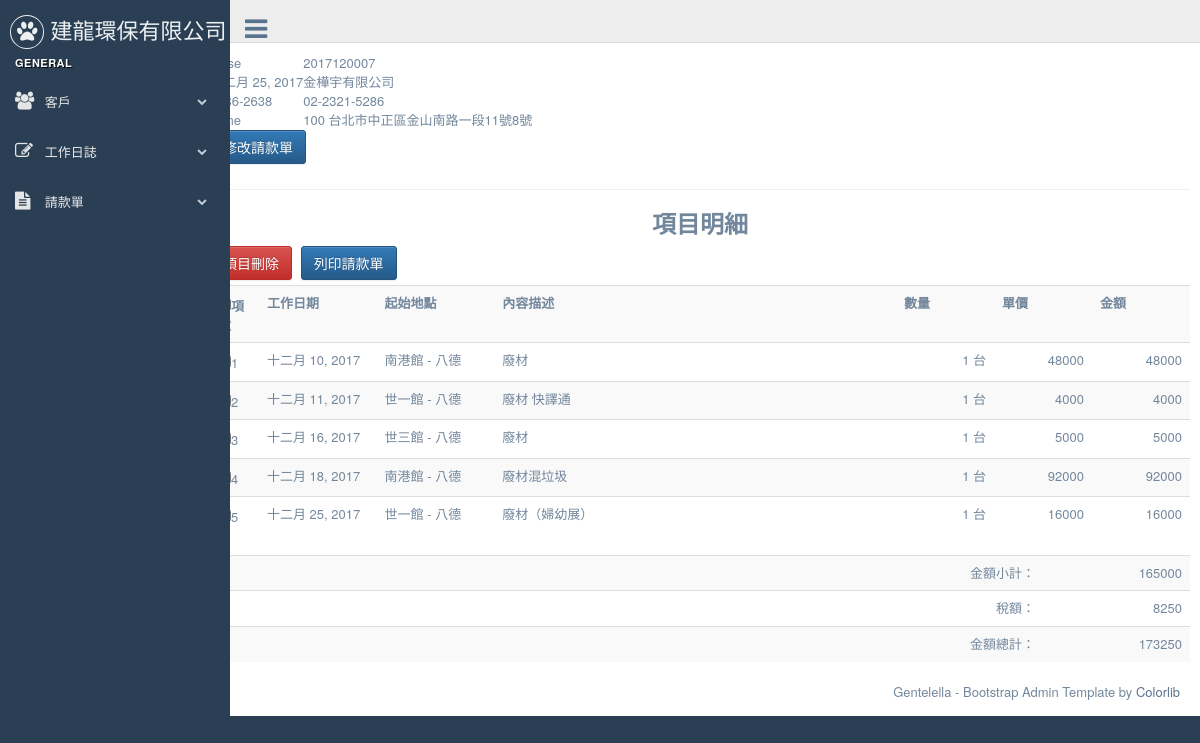
Page /bills/63/ on the committed database.
### bills/models.py (models this page shows, shortened)
class Bill(models.Model):
    customer = models.ForeignKey(Customer, on_delete=models.CASCADE)
    bill_number = models.CharField(max_length=12, null=True, blank=True, unique=True)
    ord_date = models.DateField(default=timezone.now) #請款日期
    created = models.DateTimeField(auto_now_add=True)
    updated = models.DateTimeField(auto_now=True)
    objects = BillNumberManager()
    is_valid = models.BooleanField(default=False, verbose_name="單據作廢")# True代表此單據作廢
    paied = models.BooleanField(default=False,verbose_name="已付款")# True代表此單據已付款
    class Meta:
        ordering = ('-created',)
    def get_total_amount(self):
        total =  sum( int(obj.item.get_amount()) for obj in self.billitem_set.all())
        return total
    def get_tax_amount(self):
        return int(float(self.get_total_amount()) * 0.05)
    def get_grand_amount(self):
        return sum( (self.get_total_amount(), self.get_tax_amount()))
    def get_absolute_url(self):
        return reverse('bills:bill_detail', kwargs={"pk": self.id} )

class BillItem(models.Model):
    bill = models.ForeignKey(Bill)
    item = models.ForeignKey(Dailylog,  on_delete=models.CASCADE,related_name='bill_items')
    class Meta:
        ordering = ( 'item', )

### customers/models.py (models this page shows, shortened)
class Customer(models.Model):
    title = models.CharField(max_length=36, null=False, blank=False, verbose_name='客戶名稱')
    unikey = models.CharField(  max_length=12,null=True, blank=True, verbose_name='統一編號' )
    address = models.CharField( max_length=100, null=True, blank=True, verbose_name='地址')
    phone = models.CharField(max_length=20, null=True, blank=True, verbose_name='電話')
    faxno = models.CharField(max_length=20, null=True, blank=True, verbose_name='傳真')
    invalid = models.BooleanField(default=False, verbose_name='停用')
    create_at = models.DateTimeField(auto_now_add=True, auto_now =False)
    modify = models.DateTimeField(auto_now_add=False, auto_now =True)
    def __str__(self):
        return self.title

### dailywork/models.py (models this page shows, shortened)
class Dailylog(models.Model):
	work_date = models.DateField( default=timezone.now )
	customer = models.ForeignKey(Customer)
	start_at = models.CharField(  max_length=20, null=False, blank=False )
	end_with = models.CharField(  max_length=20, null=False, blank=False )
	opreateDesc = models.CharField(max_length=20, blank=False, null=False)
	quantity = models.DecimalField( max_digits=10, decimal_places=0)
	uom = models.ForeignKey(Uom)
	uniprice = models.DecimalField( max_digits=10, decimal_places=0)
	notes = models.TextField(blank=True, null=True)
	payrequest = models.BooleanField(default=False, verbose_name='已請款')    # 是否已請款
	is_freecharge = models.BooleanField(default=False, verbose_name='免費項目')    # 是否爲免費項目, 如果為免費項目則在未請款清單是不會顯示的
	bill_number = models.CharField(  max_length=20, null=True, blank=True )
	invalid = models.BooleanField(default=False, verbose_name='項目作廢')
	create_at = models.DateTimeField( auto_now_add=True, auto_now=False)
	modify = models.DateTimeField( auto_now_add=False, auto_now=True)
	objects = DailylogManager()
	def get_amount(self):
		return self.quantity * self.uniprice

class Uom(models.Model):
	descriotion =  models.CharField(  max_length=20, null=False, blank=False )
	def __str__(self):
		return self.descriotion

### bills/views.py (the view)
# urls.py: url(r'^(?P<pk>\d+)/$', BillDetail.as_view( template_name ='bills/bill_detail.html'), name="bill_detail"  ),
class BillDetail(DetailView):
    model = Bill

### templates/bills/bill_detail.html (shortened to what this page needs)
{% extends "base.html" %}
{% load humanize %}
{% load l10n %}
{% block content %}
<table >
  <tr>
    <td>{{ bill.is_valid }}</td>
    <td>{{ bill.bill_number }}</td>
  </tr>
  <tr>
    <td>{{ bill.ord_date }}</td>
    <td>{{ bill.customer }}</td>
  </tr>
  <tr>
    <td>{{ bill.customer.unikey }}</td>
    <td>{{ bill.customer.phone }}</td>
  </tr>
  <tr>
    <td>{{ bill.customer.faxno }}</td>
    <td>{{ bill.customer.address }} </td>
  </tr>
</table>
<a href="{{ bill.get_absolute_url }}edit" class="btn btn-primary" >修改請款單</a>
<hr>
<h3 align='center'><strong>項目明細</strong></h3>
<form id="delform" action="" method="POST" onsubmit="return deleteOnSubmit({{ bill.id }})" >{% csrf_token %}
  <div class="form-inline" >
  <button type="submit"  class="btn btn-danger form-control" >項目刪除</button>
  <a href="{{ bill.get_absolute_url }}gen_pdfv2" class="btn btn-primary form-control" target="_blank">列印請款單</a>
  </div>
  <div>
  <table class="table table-striped  bulk_action" >
    <tr>
      <th width="5%"><input type="checkbox" value="核取方塊" id="CheckAll" />項次</th>
      <th width="12%">工作日期</th>
      <th width="12%">起始地點</th>
      <th >內容描述</th>
      <th width="10%"  align="right">數量</th>
      <th width="10%"  align="right">單價</th>
      <th width="10%"  align="right">金額</th>
    </tr>
   {% for items in bill.billitem_set.all %}
    <tr>
      <td><input type="checkbox" class='cb' name="dailylogs" id='dailylog_{{ items.item.id }}' value="{{ items.item.id }}" />{{ forloop.counter }}</td>
      <td>{{ items.item.work_date }}</td>
      <td>{{ items.item.start_at }} - {{ items.item.end_with }}</td>
      <td>{{ items.item.opreateDesc }} </td>
      <td  align="right">{{ items.item.quantity|intcomma  }} {{ items.item.uom}}</td>
      <td  align="right">{{ items.item.uniprice|intcomma  }} </td>
      <td  align="right">{{ items.item.get_amount|intcomma }} </td>
    </tr>
  {% endfor %}
  </table>
  </div>
</form>
  <div>
    <table class="table table-striped" >
      <tr  align="right">
        <td>金額小計：</td><td width="15%" >{{ bill.get_total_amount|intcomma}}</td>
        </tr>  <tr  align="right">
        <td>稅額：</td><td width="15" >{{ bill.get_tax_amount|intcomma  }}</td>
      </tr>  <tr align="right">
        <td>金額總計：</td><td width="15%" >{{ bill.get_grand_amount|intcomma}}</td>
      </tr>
    </table>
  </div>
{% endblock content %}

### rows in the picture
Bill: bill_number "2017120007", ord_date "十二月 25, 2017", customer "金樺宇有限公司", customer.unikey "5486-2638", customer.phone "02-2321-5286", customer.address "100 台北市中正區金山南路一段11號8號", get_total_amount "165000", get_tax_amount "8250", get_grand_amount "173250"
BillItem: item.work_date "十二月 10, 2017", item.start_at "南港館", item.end_with "八德", item.opreateDesc "廢材", item.quantity "1", item.uom "台", item.uniprice "48000", item.get_amount "48000"
BillItem: item.work_date "十二月 11, 2017", item.start_at "世一館", item.end_with "八德", item.opreateDesc "廢材 快譯通", item.quantity "1", item.uom "台", item.uniprice "4000", item.get_amount "4000"
BillItem: item.work_date "十二月 16, 2017", item.start_at "世三館", item.end_with "八德", item.opreateDesc "廢材", item.quantity "1", item.uom "台", item.uniprice "5000", item.get_amount "5000"
BillItem: item.work_date "十二月 18, 2017", item.start_at "南港館", item.end_with "八德", item.opreateDesc "廢材混垃圾", item.quantity "1", item.uom "台", item.uniprice "92000", item.get_amount "92000"
BillItem: item.work_date "十二月 25, 2017", item.start_at "世一館", item.end_with "八德", item.opreateDesc "廢材（婦幼展）", item.quantity "1", item.uom "台", item.uniprice "16000", item.get_amount "16000"
